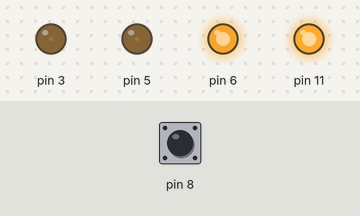
The sketch below on a simulated Arduino Uno, built with avr-gcc and run on an emulated ATmega328P. On the bench: output pins drawn as LEDs (lit = HIGH). The test bench sets the inputs (shaded band); at power-on: pin 8 HIGH.

Above: at 1.2 s.
1.3 s: pin 8 pulled LOW for 0.15 s
At 2.3 s:
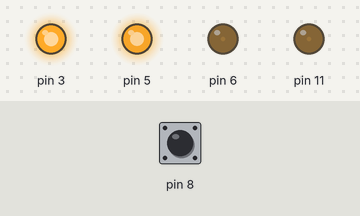
2.9 s: pin 8 pulled LOW for 1 s
At 3.7 s:
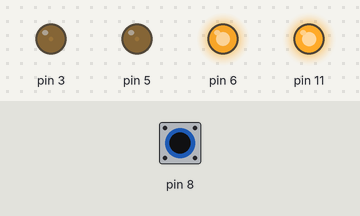
5.4 s: pin 8 pulled LOW for 3.2 s
At 9.5 s:
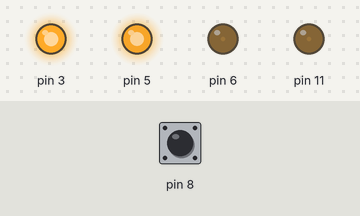
Timing chart, 0 to 11.0 s (numbered marks = the images above; inputs shaded):
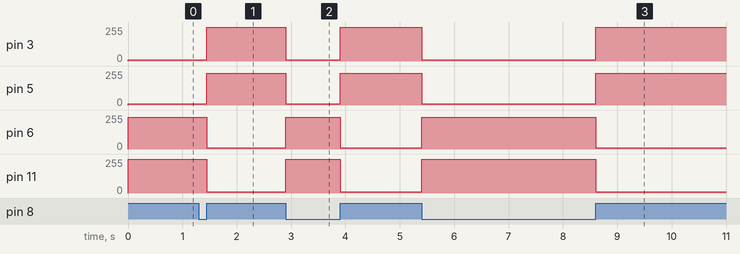

The sketch:

StraightEnough.ino
```cpp
/*Straight Enough
  By: Robert J. Guziec and Jacob JM Horstman
  Written: March 14, 2025
  Edited: April 9, 2025
  I/O Pins for MOTORS
  D3:  [OUTPUT] PC PWM 8-Bit, Output B, RIGHT MOTOR FORWARD
  D5:  [OUTPUT] PC PWM 8-Bit, Output B, LEFT MOTOR REVERSE
  D6:  [OUTPUT] PC PWM 8-Bit, Output A, LEFT MOTOR FORWARD
  D8:  [INPUT]  Toggle Direction, uses Pin Change Interrupt 0, Port B
  D11: [OUTPUT] PC PWM 8-Bit, Output B, RIGHT MOTOR REVERSE
*/
volatile unsigned char forward = 0;
void setup() {
  cli();
  // Configure TCCR0A, TCCR0B, OCR0A
  TCCR0A = 0xA1;
  TCCR0B = 0x01;
  TIMSK0 = 0x00;
  // Configure TCCR2A, TCCR2B, OCR2A
  TCCR2A = 0xA1;
  TCCR2B = 0x01;
  TIMSK2 = 0x00;
  // Set D3, D5, D6 as output
  DDRD = 0x68;
  // Set D11 as output
  DDRB = 0x08;
  // Enable internal pull-up D8
  PORTB |= 0x01;
  // Configure Pin Change Interrupts
  PCICR = 0x01;
  PCMSK0 = 0x01;
  sei();
}
void loop() {
// LEFT WHEEL (L:R RATIO 14:15, 93%)
  if (forward) {
    OCR0A = 8;
    OCR0B = 237;
  } else {
    OCR0A = 237;
    OCR0B = 8;
  }
// RIGHT WHEEL (FULL SEND)
  if (forward) {
    OCR2A = 8;
    OCR2B = 255;
  } else {
    OCR2A = 255;
    OCR2B = 8;
  }
}
// Direction Switch Interrupt
ISR(PCINT0_vect) {
  forward = PINB & 0x01;
}
```

Measured:
- after the input at 1.3 s, pin 3: 8/255 → 255/255 after 0.15 s; pin 5: 8/255 → 237/255 after 0.15 s; pin 6: 237/255 → 8/255 after 0.15 s; pin 11: 255/255 → 8/255 after 0.15 s
- after the input at 2.9 s, pin 3: 255/255 → 8/255 at once, → 255/255 1.0 s later; pin 5: 237/255 → 8/255 at once, → 237/255 1.0 s later; pin 6: 8/255 → 237/255 at once, → 8/255 1.0 s later; pin 11: 8/255 → 255/255 at once, → 8/255 1.0 s later
- after the input at 5.4 s, pin 3: 255/255 → 8/255 at once, → 255/255 3.2 s later; pin 5: 237/255 → 8/255 at once, → 237/255 3.2 s later; pin 6: 8/255 → 237/255 at once, → 8/255 3.2 s later; pin 11: 8/255 → 255/255 at once, → 8/255 3.2 s later
